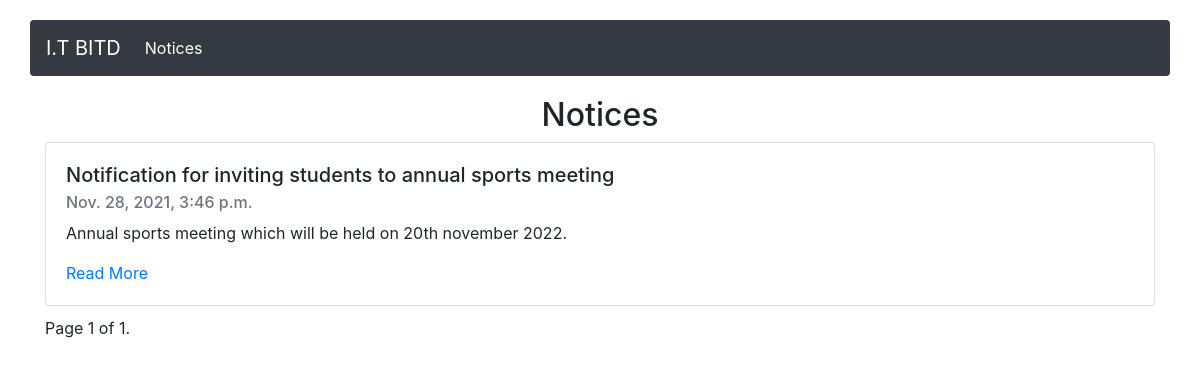
The page /notices/ on the database as committed earlier.
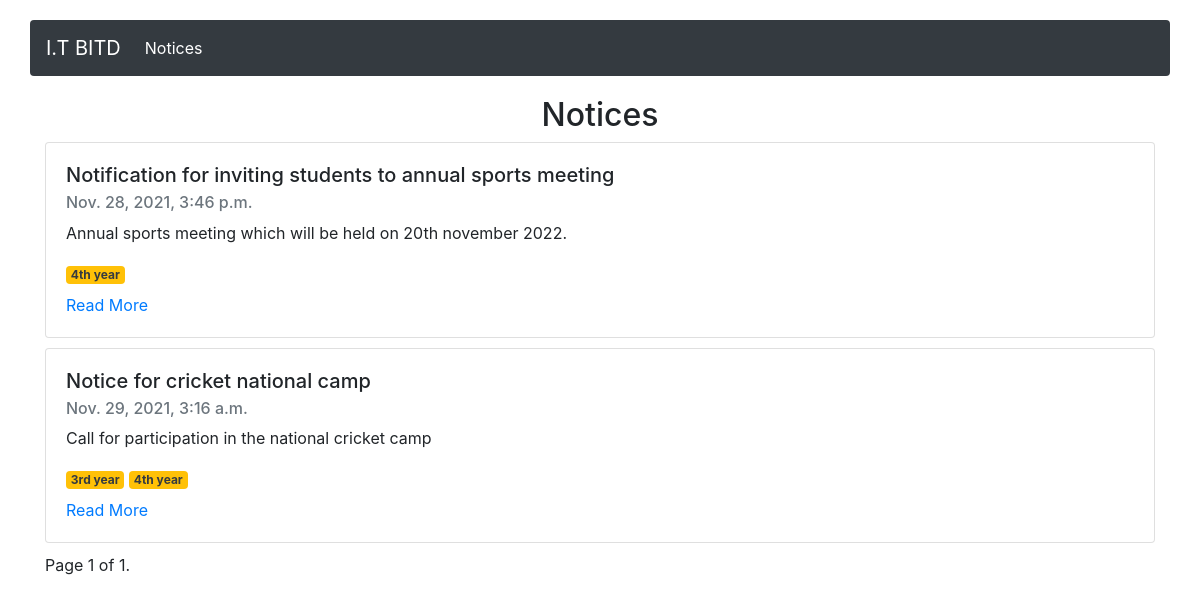
The same page on the database as committed later.
### notices/models.py (models this page shows, shortened)
class Notice(models.Model):
    title = models.CharField(max_length=256)
    content = models.TextField(null=True, blank=True)
    posted_on = models.DateTimeField(auto_now_add=True)
    updated_on = models.DateTimeField(auto_now=True)
    tags = models.ManyToManyField(YearTag, related_name="notices")

### core/models.py (models this page shows, shortened)
class YearTag(models.Model):
    title = models.CharField(max_length=16)
    year = models.IntegerField()

### notices/views.py (the view)
# urls.py: path("", views.NoticeList.as_view(), name="notice_list"),
class NoticeList(ListView):
    model = Notice
    context_object_name = "notices"
    template_name = "notices/list.html"
    ordering = [
        "-updated_on",
    ]
    paginate_by = 10

### notices/templates/notices/list.html (shortened to what this page needs)
{% extends "base.html" %}
{% block content %}
<h2 class="text-center">Notices</h2>
{% for notice in notices %}
<div class="card" style="width: 100%; margin-bottom: 10px;">
	<div class="card-body">
		<h5 class="card-title">{{ notice.title }}</h5>
		<h6 class="card-subtitle mb-2 text-muted">{{ notice.posted_on }}</h6>
		<p class="card-text">{{ notice.content }}</p>
		<div class="my-2">
			{% for tag in notice.tags.all %}
			<span class="badge rounded-pill bg-warning text-dark">{{tag.title}}</span>
			{% endfor %}
		</div>
		<a href="{{notice.id}}" class="card-link">Read More</a>
	</div>
</div>
{% endfor %}
<div class="pagination">
	<span class="step-links">
		<span class="current">
			Page {{ page_obj.number }} of {{ paginator.num_pages }}.
		</span>
	</span>
</div>
{% endblock %}

### templates/base.html (shortened to what this page needs)
{% load static %}
<!doctype html>
<html lang="en">
<head>
	<link rel="stylesheet" href="https://maxcdn.bootstrapcdn.com/bootstrap/4.0.0/css/bootstrap.min.css"
>
	<link rel="stylesheet" href="{% static 'style.css' %}">
</head>
<body>
	<div class="container custom-navbar">
		{% include "navbar.html" %}
	</div>
	<div class="container">
		{% block content %}
		{% endblock %}
	</div>
</body>
</html>

### templates/navbar.html (shortened to what this page needs)
<nav class="navbar navbar-expand-lg navbar-dark bg-dark rounded">
	<a class="navbar-brand" href="/">I.T BITD</a>
	<div class="collapse navbar-collapse" id="navbarSupportedContent">
		<ul class="navbar-nav mr-auto">
			<li class="nav-item active">
				<a class="nav-link" href="/notices">Notices <span class="sr-only">(current)</span></a>
			</li>
		</ul>
	</div>
</nav>

### static/style.css (style rules this page uses)
* { box-sizing: border-box; }
.custom-navbar { margin-top: 20px; margin-bottom: 20px; padding: 0; }

Rows that differ between the two databases and show on the page:
added YearTag: title "4th year"
added Notice: title "Notice for cricket national camp", posted_on "Nov. 29, 2021, 3:16 a.m.", content "Call for participation in the national cricket camp"
added YearTag: title "3rd year", shown under "Notice for cricket national camp"
